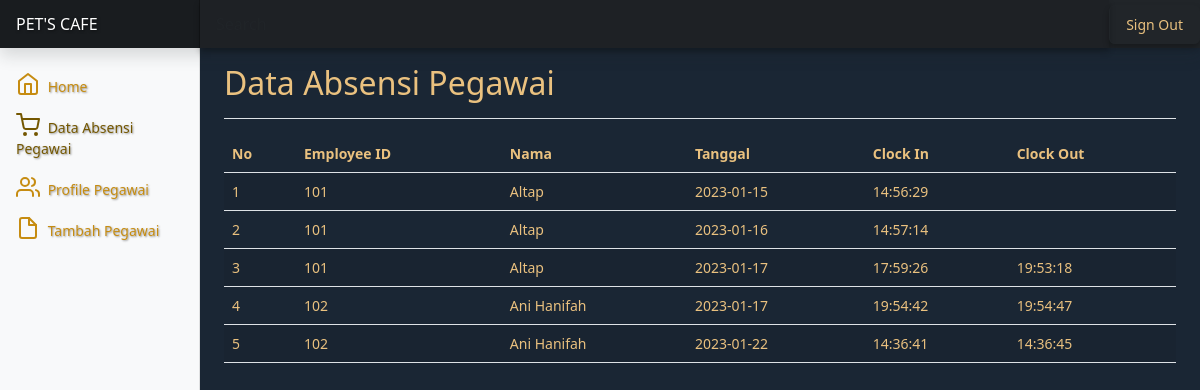
Page /dashboard_admin/data_absen.php on the committed database.
### tables this page shows
CREATE TABLE `attendances` (
  `id` int(11) NOT NULL,
  `employee_id` int(8) NOT NULL,
  `tgl` varchar(255) DEFAULT NULL,
  `clock_in` varchar(255) DEFAULT NULL,
  `clock_out` varchar(255) DEFAULT NULL
);

CREATE TABLE `users` (
  `id` int(11) NOT NULL,
  `employee_id` int(8) NOT NULL,
  `email` varchar(255) NOT NULL,
  `fullname` varchar(255) NOT NULL,
  `role` varchar(255) NOT NULL,
  `password` varchar(255) NOT NULL
);

### dashboard_admin/data_absen.php (the view, shortened to what this page needs)
<?php
include '../connection.php';
$sql = "SELECT * FROM attendances JOIN users ON attendances.employee_id = users.employee_id";
$result = $db->query($sql);
$data = [];
while ($datas = $result->fetch_assoc()) {
    $data[] = $datas;
}
?>
<!doctype html>
<html lang="en">
<head>
    <link href="../assets/dist/css/bootstrap.min.css" rel="stylesheet">
    <link href="dashboard.css" rel="stylesheet">
</head>
<body>
    <header class="navbar navbar-dark sticky-top bg-dark flex-md-nowrap p-0 shadow">
        <a class="navbar-brand col-md-3 col-lg-2 me-0 px-3 fs-6" href="#">PET'S CAFE</a>
        <input class="form-control form-control-dark w-100 rounded-0 border-0" type="text" placeholder="Search" aria-label="Search">
        <div class="navbar-nav">
            <div class="nav-item text-nowrap">
                <form action="" method="post">
                    <button class="nav-link px-3 btn btn-outline-dark" type="submit" name='logout'>
                        Sign Out
                    </button>
                </form>
            </div>
        </div>
    </header>
    <div class="container-fluid">
        <div class="row">
            <nav id="sidebarMenu" class="col-md-3 col-lg-2 d-md-block bg-light sidebar collapse">
                <div class="position-sticky pt-3 sidebar-sticky">
                    <ul class="nav flex-column">
                        <li class="nav-item">
                            <a class="nav-link" href="index.php">
                                <span data-feather="home" class="align-text-bottom"></span>
                                Home
                            </a>
                        </li>
                        <li class="nav-item">
                            <a class="nav-link active" aria-current="page" href="data_absen.php">
                                <span data-feather="shopping-cart" class="align-text-bottom"></span>
                                Data Absensi Pegawai
                            </a>
                        </li>
                        <li class="nav-item">
                            <a class="nav-link" href="profile_pegawai.php">
                                <span data-feather="users" class="align-text-bottom"></span>
                                Profile Pegawai
                            </a>
                        </li>
                        <li class="nav-item">
                            <a class="nav-link" href="tambah_pegawai.php">
                                <span data-feather="file" class="align-text-bottom"></span>
                                Tambah Pegawai
                            </a>
                        </li>
                    </ul>
                </div>
            </nav>
            <main class="col-md-9 ms-sm-auto col-lg-10 px-md-4">
                <div class="d-flex justify-content-between flex-wrap flex-md-nowrap align-items-center pt-3 pb-2 mb-3 border-bottom">
                    <h1 class="h2">Data Absensi Pegawai</h1>
                </div>
                <div class="table-responsive">
                    <table class="table table-striped table-hover">
                        <thead>
                            <tr>
                                <th scope="co">No</th>
                                <th scope="col">Employee ID</th>
                                <th scope="col">Nama</th>
                                <th scope="col">Tanggal</th>
                                <th scope="col">Clock In</th>
                                <th scope="col">Clock Out</th>
                            </tr>
                        </thead>
                        <tbody>
                            <?php $no = 1;
                            foreach ($data as $d) : ?>
                                <tr>
                                    <td><?= $no++; ?></td>
                                    <td>
                                        <?= $d['employee_id']; ?>
                                    </td>
                                    <td>
                                        <?= $d['fullname']; ?>
                                    </td>
                                    <td><?= $d['tgl']; ?></td>
                                    <td>
                                        <?= $d['clock_in']; ?>
                                    </td>
                                    <td><?= $d['clock_out']; ?></td>
                                </tr>
                            <?php endforeach ?>
                        </tbody>
                    </table>
                </div>
            </main>
        </div>
    </div>
</body>
</html>

### dashboard_admin/dashboard.css (style rules this page uses)
body { font-size: .875rem; background-color: #1A2634; color: #c68c11; }
.form-label, .table, .table th, .table td, h1, .btn, .form-control, label, p { color: #eac17f !important; }
.sidebar { position: fixed; top: 0; left: 0; bottom: 0; z-index: 100; padding: 48px 0 0; background-color: #1A2C44; box-shadow: inset -1px 0 0 rgba(0, 0, 0, .1); }
.sidebar-sticky { height: calc(100vh - 48px); overflow-x: hidden; overflow-y: auto; }
.sidebar .nav-link { font-weight: 500; color: #c68c11; text-shadow: 1px 1px 2px rgba(0, 0, 0, 0.4); }
.sidebar .nav-link .feather { margin-right: 4px; color: #c68c11; }
.sidebar .nav-link.active { color: #745700; }
.sidebar .nav-link:hover .feather, .sidebar .nav-link.active .feather { color: inherit; }
.navbar-brand { padding-top: .75rem; padding-bottom: .75rem; background-color: rgba(0, 0, 0, .25); box-shadow: inset -1px 0 0 rgba(0, 0, 0, .25); color: #d6b52d; text-shadow: 1px 1px 3px rgba(0, 0, 0, 0.5); }
.navbar .form-control { padding: .75rem 1rem; box-shadow: 0 4px 6px rgba(0, 0, 0, 0.3); }
.form-control-dark { color: #c28c17; background-color: rgba(0, 0, 0, .1); border-color: rgba(255, 255, 255, .1); box-shadow: 0 4px 6px rgba(0, 0, 0, 0.3); }
button, .btn-primary { background-color: #FFCC00; border: none; box-shadow: 0 4px 6px rgba(0, 0, 0, 0.3); transition: box-shadow 0.3s ease, transform 0.3s ease; }

### rows in the picture
attendances: users.employee_id "101", users.fullname "Altap", tgl "2023-01-15", clock_in "14:56:29"
attendances: users.employee_id "101", users.fullname "Altap", tgl "2023-01-16", clock_in "14:57:14"
attendances: users.employee_id "101", users.fullname "Altap", tgl "2023-01-17", clock_in "17:59:26", clock_out "19:53:18"
attendances: users.employee_id "102", users.fullname "Ani Hanifah", tgl "2023-01-17", clock_in "19:54:42", clock_out "19:54:47"
attendances: users.employee_id "102", users.fullname "Ani Hanifah", tgl "2023-01-22", clock_in "14:36:41", clock_out "14:36:45"
